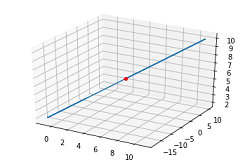

Here is the Python script that generated this plot:
#!/usr/bin/env python
# coding: utf-8

# In[7]:


## ! /usr/bin/python3
import matplotlib as mpl
from mpl_toolkits.mplot3d import Axes3D
import matplotlib.pyplot as plt

#Initialising arays for storing 5 coordinates
X_axis = [0]*5
Y_axis = [0]*5
Z_axis = [0]*5

#Calculating 5 points which lie on the line from the parametric form 
for t in range(-2,3):
    X_axis[t] = 3*t + 5
    Y_axis[t] = 7*t - 4
    Z_axis[t] = 2*t + 6
    
#Adding point(5,4,-6) to show that the line passes through this point for t=0 
X_point = 5
Y_point = -4
Z_point = 6
    
#A 3D empty axis to plot the points
graph_basic = plt.axes(projection='3d')

#Plot the line in the 3D system using the defined points
graph_basic.plot3D(X_axis,Y_axis,Z_axis,label='Fig:A straight line in 3D space')

#Point the (5,-4,6) on the line
graph_basic.scatter3D(X_point, Y_point, Z_point, c='red')
